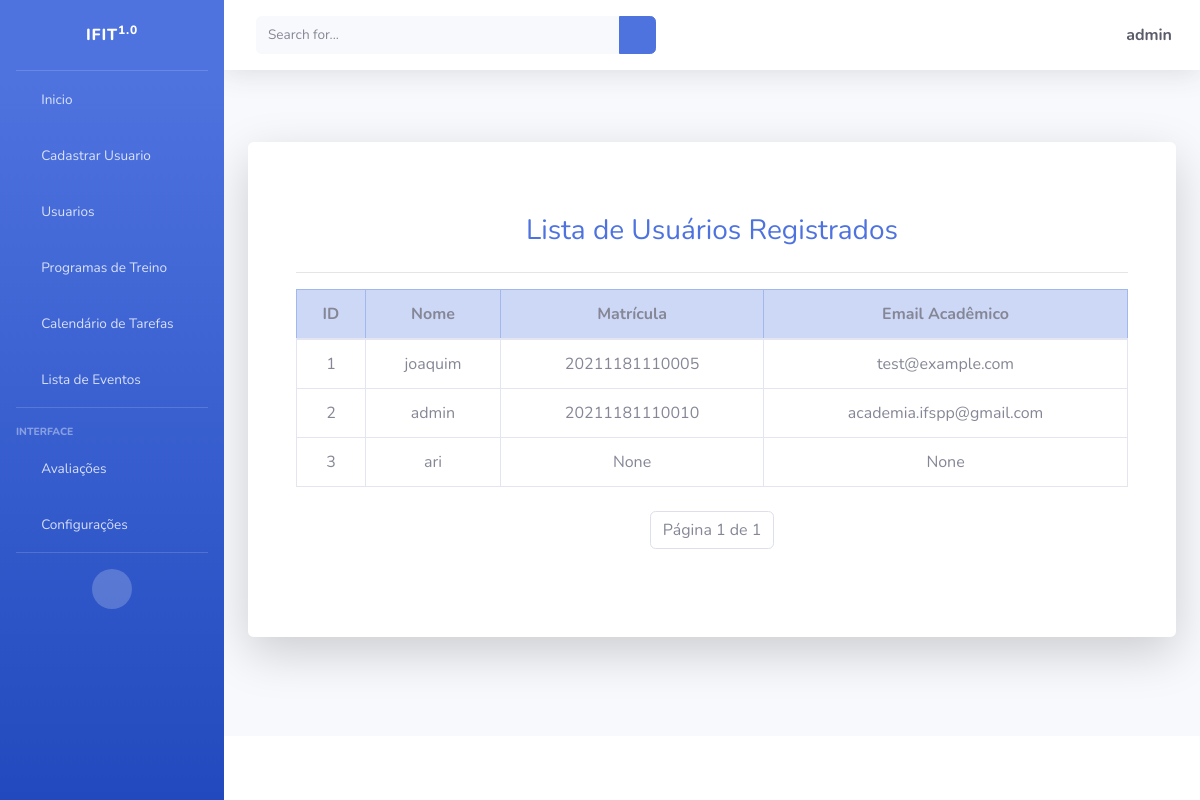
Page /listar/usersauth/ (signed in) on the committed database.
### usuarios/models.py (models this page shows)
class Perfil(models.Model):
    nome_completo = models.CharField(max_length=50, null=True)
    email = models.CharField(max_length=100, null=True)
    matricula = models.CharField(max_length=14, null=True, verbose_name="MATRICULA")
    usuario = models.OneToOneField(User, on_delete=models.CASCADE)

### usuarios/views.py (the view)
# urls.py: path('listar/usersauth/', PerfilList.as_view(), name='listar-usersauth'),
class PerfilList(ListView):
    login_url = reverse_lazy('login')
    model = Perfil
    template_name = 'cadastros/listas/userauth.html'
    paginate_by = 3
    def get_queryset(self):
        if self.request.user.is_staff:
            return Perfil.objects.all()
        else:
            return Perfil.objects.filter(usuario=self.request.user)
    def get_context_data(self, *args, **kwargs):
        context = super().get_context_data(*args, **kwargs)
        context['titulo'] = "Lista de Usuários"
        return context

### cadastros/templates/cadastros/listas/userauth.html (shortened to what this page needs)
{% extends 'paginas/index.html' %}
{% load static %}
{% block conteudo %}
<div class="container my-5">
    <h3 class="text-center text-primary mb-4">
        Lista de Usuários Registrados
    </h3>
    <hr>
    <div class="table-responsive">
        <table class="table table-bordered table-hover text-center">
            <thead class="table-primary">
                <tr>
                    <th>ID</th>
                    <th>Nome</th>
                    <th>Matrícula</th>
                    <th>Email Acadêmico</th>
                </tr>
            </thead>
            <tbody>
                {% for user in object_list %}
                <tr>
                    <td>{{ user.pk }}</td>
                    <td>{{ user.usuario }}</td>
                    <td>{{ user.matricula }}</td>
                    <td>{{ user.email }}</td>
                </tr>
                {% empty %}
                <tr>
                    <td colspan="3" class="text-muted">Nenhum usuário registrado.</td>
                </tr>
                {% endfor %}
            </tbody>
        </table>
        <div class="d-flex justify-content-center mt-4">
            <nav aria-label="Paginação">
                <ul class="pagination">
                    <li class="page-item disabled">
                        <span class="page-link">Página {{ page_obj.number }} de {{ page_obj.paginator.num_pages }}</span>
                    </li>
                </ul>
            </nav>
        </div>
    </div>
</div>
{% endblock %}

### paginas/templates/paginas/index.html (shortened to what this page needs)
{% load static %}
<!DOCTYPE html>
<html lang="pt-br">
<head>
    <link href={% static "fontawesome-free/css/all.min.css" %} rel="stylesheet" type="text/css">
    <link href={% static "css/sb-admin-2.min.css" %} rel="stylesheet" type="text/css">
    <link href={% static "css/sb-admin-2.min.css" %} rel="stylesheet">
</head>
<body id="page-top">
    <div id="wrapper">
        <ul class="navbar-nav bg-gradient-primary sidebar sidebar-dark accordion" id="accordionSidebar">
            <a class="sidebar-brand d-flex align-items-center justify-content-center" href="index.html">
                <div class="sidebar-brand-text mx-3">IFIT<sup>1.0</sup></div>
            </a>
            <hr class="sidebar-divider my-0">
            <li class="nav-item {% if request.path == '/' or request.path == '/inicio/' %}active{% endif %}">
                <a class="nav-link" href="{% url 'inicio' %}">
                    <i class="fas fa-fw fa-home"></i>
                    <span>Inicio</span>
                </a>
            </li>
            <li class="nav-item {% if request.path == '/registrar/' %}active{% endif %}">
                {% if user.is_staff %}
                    <a class="nav-link" href="{% url 'registrar' %}">
                        <i class="fas fa-fw fa-plus"></i>
                        <span>Cadastrar Usuario</span>
                    </a>
                {% endif %}
            </li>
            <li class="nav-item {% if request.path == '/listar-usersauth/' %}active{% endif %}">
                {% if user.is_staff %}
                    <a class="nav-link" href="{% url 'listar-usersauth' %}">
                        <i class="fas fa-fw fa-user"></i>
                        <span>Usuarios</span>
                    </a>
                {% endif %}
            </li>
            <li class="nav-item {% if request.path == '/listar-training-exercicios/' %}active{% endif %}">
                <a class="nav-link" href="{% url 'listar-training-exercicios' %}">
                    <i class="fas fa-fw fa-dumbbell"></i>
                    <span>Programas de Treino</span>
                </a>
            </li>
            <li class="nav-item {% if request.path == '/calendar/' %}active{% endif %}">
                <a class="nav-link" href="{% url 'calendar' %}">
                    <i class="fas fa-fw fa-calendar"></i>
                    <span>Calendário de Tarefas</span>
                </a>
            </li>
            <li class="nav-item {% if request.path == '/task-list/' %}active{% endif %}">
                <a class="nav-link" href="{% url 'task-list' %}">
                    <i class="fas fa-fw fa-clipboard"></i>
                    <span>Lista de Eventos</span>
                </a>
            </li>
            <hr class="sidebar-divider">
            <div class="sidebar-heading">
                Interface
            </div>
            <li class="nav-item {% if request.path == '/avaliacoes/' or request.path == '/listar-avaliacoes/' %}active{% endif %}">
                <a class="nav-link collapsed" href="#" data-toggle="collapse" data-target="#collapseTwo"
                    aria-expanded="true" aria-controls="collapseTwo">
                    <i class="fas fa-fw fa-heartbeat"></i>
                    <span>Avaliações</span>
                </a>
            </li>
            <li class="nav-item {% if request.path == '/atualizar-dados/' %}active{% endif %}">
                <a class="nav-link collapsed" href="#" data-toggle="collapse" data-target="#collapseUtilities"
                    aria-expanded="true" aria-controls="collapseUtilities">
                    <i class="fas fa-fw fa-wrench"></i>
                    <span>Configurações</span>
                </a>
            </li>
            <hr class="sidebar-divider d-none d-md-block">
            <div class="text-center d-none d-md-inline">
                <button class="rounded-circle border-0" id="sidebarToggle"></button>
            </div>
        </ul>
        <div id="content-wrapper" class="d-flex flex-column">
            <div id="content">
                <nav class="navbar navbar-expand navbar-light bg-white topbar mb-4 static-top shadow">
                    <form
                        class="d-none d-sm-inline-block form-inline mr-auto ml-md-3 my-2 my-md-0 mw-100 navbar-search">
                        <div class="input-group">
                            <input type="text" class="form-control bg-light border-0 small" placeholder="Search for..."
                                aria-label="Search" aria-describedby="basic-addon2">
                            <div class="input-group-append">
                                <button class="btn btn-primary" type="button">
                                    <i class="fas fa-search fa-sm"></i>
                                </button>
                            </div>
                        </div>
                    </form>
                    <ul class="navbar-nav ml-auto">
                        <li class="nav-item dropdown no-arrow">
                            {% if request.user.is_authenticated %}
                            <a class="nav-link dropdown-toggle" href="#" id="userDropdown" role="button"
                                data-toggle="dropdown" aria-haspopup="true" aria-expanded="false">
                                <span class="fas fa-user-circle fa-lg fa-fw mr-2 text-dark"></span>
                                <span class="font-weight-bold text-dark">{{ request.user }}</span>
                            </a>
                            {% endif %}
                        </li>
                    </ul>
                </nav>
                <div class="container-fluid py-5">
                    <div class="jumbotron bg-white shadow-lg p-4 rounded">
                        {% block conteudo %}{% endblock %}
                    </div>
                </div>
            </div>
            <footer class="sticky-footer bg-white">
            </footer>
        </div>
    </div>
</body>
</html>

### rows in the picture
Perfil: pk "1", usuario "joaquim", matricula "20211181110005", email "test@example.com"
Perfil: pk "2", usuario "admin", matricula "20211181110010", email "academia.ifspp@gmail.com"
Perfil: pk "3", usuario "ari", matricula "None", email "None"

### other values in the picture
{{ request.user }} "admin"
{{ page_obj.number }} "1"
{{ page_obj.paginator.num_pages }} "1"
